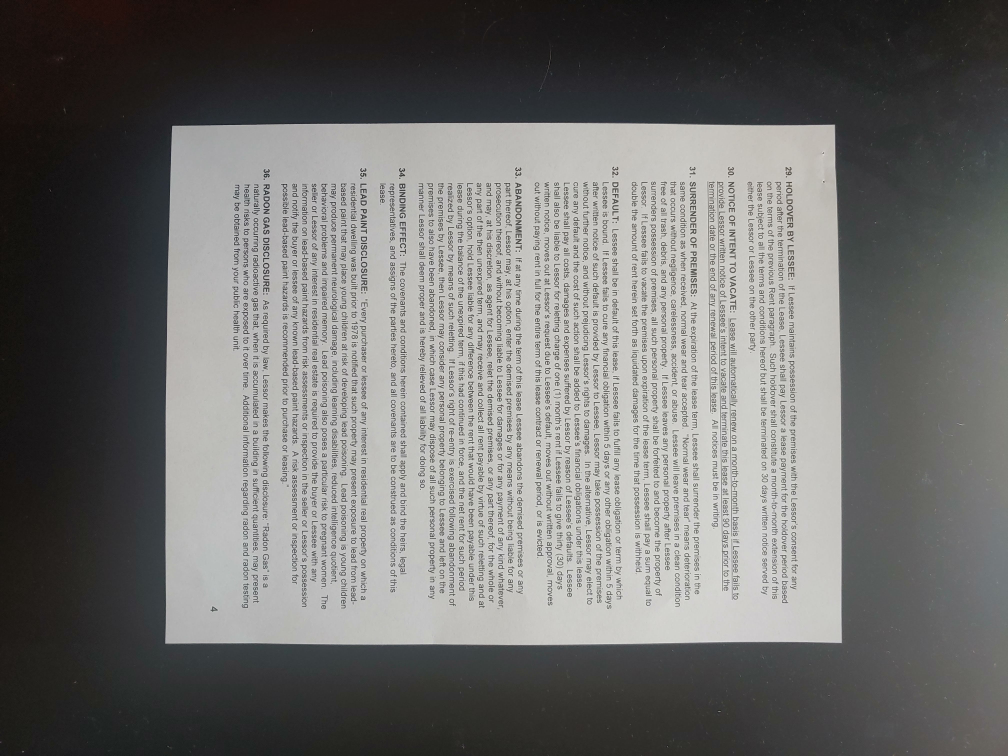
#> input picture test2.jpg, 4032 x 3024 px (shown at 1/4 size)
$ jupyter execute scratch.ipynb
#> lines starting #> are read from the running program, lines starting #| are printed output that depends on the picture; after the words box and inside, x2 and y2 are one past the last pixel; in counts of white or black regions, pixels touching at a corner belong together
[cell 1]
import numpy as np
import matplotlib.pyplot as plt
import cv2
from skimage.filters import threshold_local

[cell 2]
image = cv2.imread("test2.jpg")
#> image is the input picture: shape (3024, 4032, 3); mean B, G, R 110.9, 112.5, 112.9

[cell 3]
plt.imshow(cv2.cvtColor(image, cv2.COLOR_BGR2RGB))
plt.show()

[cell 4]
image.shape
#> Out = (3024, 4032, 3)

[cell 5]
if image.shape[0] < image.shape[1]:
    image = cv2.rotate(image, cv2.cv2.ROTATE_90_COUNTERCLOCKWISE)
#> image: shape (4032, 3024, 3)

[cell 6]
plt.imshow(cv2.cvtColor(image, cv2.COLOR_BGR2RGB))
plt.show()

[cell 7]
gray = cv2.cvtColor(image, cv2.COLOR_BGR2GRAY)

[cell 8]
plt.imshow(gray)
plt.colorbar()
plt.show()

[cell 9]
gray.shape
#> Out = (4032, 3024)

[cell 10]
src = gray
#percent by which the image is resized
scale = 0.1

#calculate the 50 percent of original dimensions
width = int(src.shape[1] * scale)
#> width = 302
height = int(src.shape[0] * scale)
#> height = 403

# dsize
dsize = (width, height)
#> dsize = (302, 403)

# resize image
reduced = cv2.resize(src, dsize) - 127.5
reduced.shape
#> Out = (403, 302)

[cell 11]
plt.imshow(reduced)
plt.colorbar()
plt.show()

[cell 12]
reduced.shape
#> Out = (403, 302)

[cell 13]
a = int( 0.03 * reduced.shape[1])
#> a = 9
print(f"a = {a}")
#| a = 9
zeros = np.zeros(shape=(a, a))
ones = np.ones(shape=(a, a))
ll = 1/a**2/6*np.concatenate([
        np.concatenate((-ones, -ones), axis=1),
        np.concatenate((-ones, 3*ones), axis=1)])
i_half_max = int(reduced.shape[0]/2)+1
#> i_half_max = 202
j_half_max = int(reduced.shape[1]/2)+1
ll_im = cv2.filter2D(reduced[:i_half_max,:j_half_max], -1, ll)
lh = 1/a**2/6*np.concatenate([
        np.concatenate((-ones, -ones), axis=1),
        np.concatenate((3*ones, -ones), axis=1)])
lh_im = cv2.filter2D(reduced[:i_half_max,j_half_max:], -1, lh)
hh = 1/a**2/6*np.concatenate([
        np.concatenate((3*ones, -ones), axis=1),
        np.concatenate((-ones, -ones), axis=1)])
hh_im = cv2.filter2D(reduced[i_half_max:,j_half_max:], -1, hh)
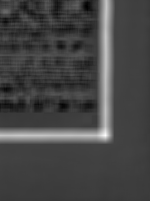
#> hh_im: shape (201, 150) float64; min -17.75, max 60.32, mean 3.7; drawn with min black and max white
hl = 1/a**2/6*np.concatenate([
        np.concatenate((-ones, 3*ones), axis=1),
        np.concatenate((-ones, -ones), axis=1)])
hl_im = cv2.filter2D(reduced[i_half_max:,:j_half_max], -1, hl)
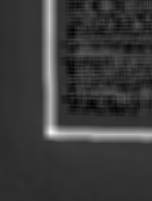
#> hl_im: shape (201, 152) float64; min -13.89, max 63.65, mean 3.9; drawn with min black and max white
ijs0 = [np.unravel_index(np.argmax(xx_im), xx_im.shape) for xx_im in [ll_im, lh_im, hh_im, hl_im]]
#> ijs0 = [(69, 50), (67, 105), (135, 105), (132, 50)]
didjs = [(0,0), (0,j_half_max), (i_half_max, j_half_max), (i_half_max, 0)]
ijs = []
xys = []
for ij, didj in zip(ijs0, didjs):
    i,j = ij
    di,dj = didj
    ri, rj = i+di, j+dj
    ijs.append(np.array([ri, rj]))
    xys.append(np.array([rj, ri]))
#> this loop made 4 passes
#> (i, j, di, dj, ri, rj) on passes 1 to 4: (69, 50, 0, 0, 69, 50), (67, 105, 0, 152, 67, 257), (135, 105, 202, 152, 337, 257), (132, 50, 202, 0, 334, 50)
#> after the loop, ijs = [[69, 50], [67, 257], [337, 257], [334, 50]]; xys = [[50, 69], [257, 67], [257, 337], [50, 334]]

[cell 14]
ctr = np.array(xys).reshape((-1,1,2)).astype(np.int32)
#> ctr = [[50, 69], [257, 67], [257, 337], [50, 334]]
ctr_im = cv2.drawContours(reduced,[ctr],0,(255,255,255),1)
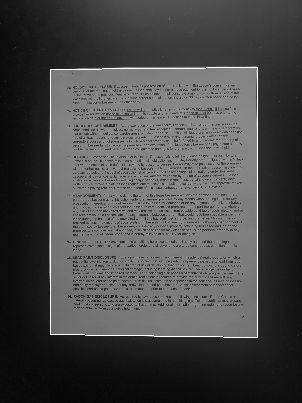
#> ctr_im: shape (403, 302) float64; min -122.5, max 255, mean -13.3; drawn with min black and max white

[cell 15]
fig, ax = plt.subplots()
plt.imshow(ctr_im)
for x, y in xys:
    circle1 = plt.Circle((x, y), a, color='red', fill=False)
    ax.add_patch(circle1)
#> this loop made 4 passes
plt.colorbar()
plt.show()
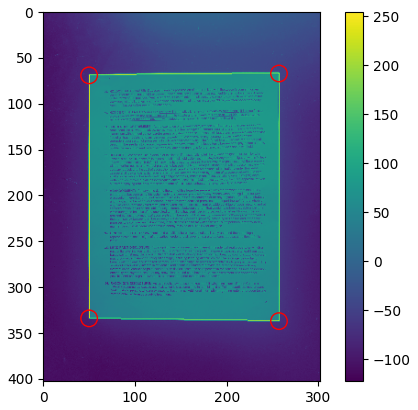
#> figure drawn by matplotlib, 2 panels

[cell 16]
scalex = reduced.shape[1]/image.shape[1]
scaley = reduced.shape[0]/image.shape[0]
xys0 = [np.array([int(x/scalex), int(y/scaley)]) for x, y in xys]
#> xys0 = [[500, 690], [2573, 670], [2573, 3371], [500, 3341]]
ctr0 = np.array(xys0).reshape((-1,1,2)).astype(np.int32)
#> ctr0 has the same summary as xys0
ctr0_im = cv2.drawContours(image.copy(),[ctr0],0,(0,255,0),20)
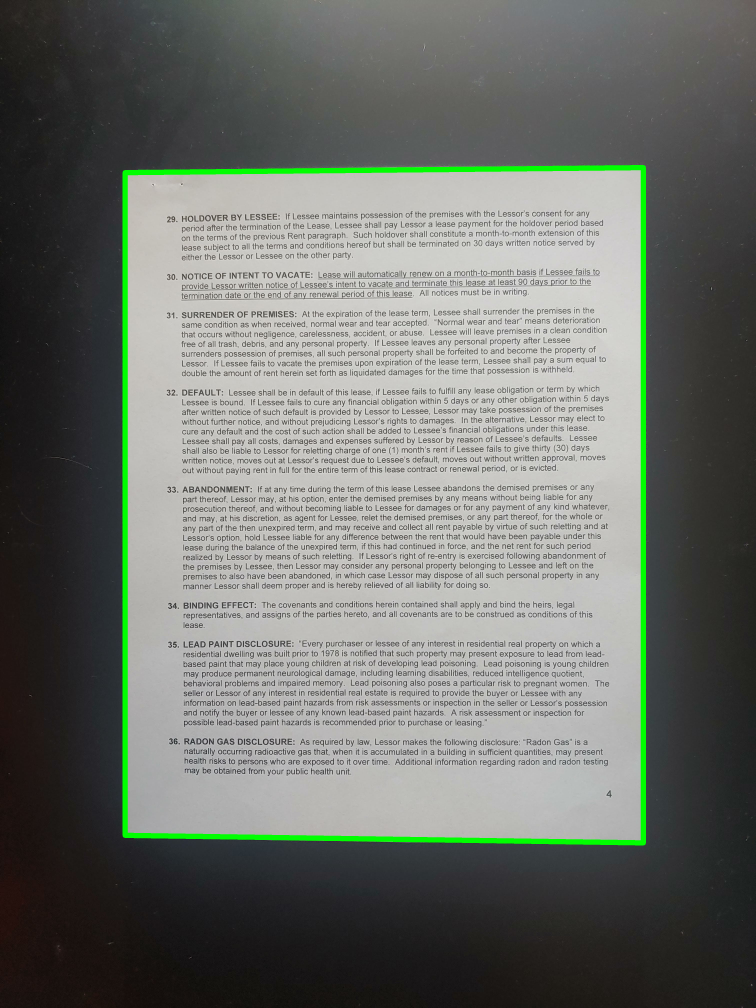
#> ctr0_im: shape (4032, 3024, 3) (shown at 1/4 size); mean B, G, R 108.4, 114.2, 110.3

[cell 17]
fig, ax = plt.subplots()
plt.imshow(ctr0_im)
for x, y in xys0:
    circle1 = plt.Circle((x, y), a/scale, color='red', fill=False)
    ax.add_patch(circle1)
#> this loop made 4 passes
plt.show()
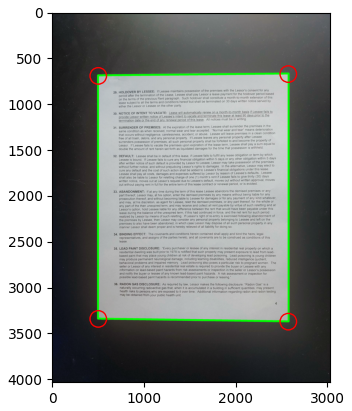
#> figure drawn by matplotlib, 1 panel; B, G, R data is drawn as R, G, B

[cell 18]
# width = max(np.linalg.norm(xys0[0] - xys0[1]),
#                  np.linalg.norm(xys0[2] - xys0[3]))
height = max(np.linalg.norm(xys0[1] - xys0[2]),
            np.linalg.norm(xys0[3] - xys0[0]))
#> height = 2701


width = height*8.5/11
#> width = 2087.1
rect = np.array([[0, 0],
                [0, width],
                [height, width],
                [height, 0]], np.float32)
#> rect = [[0, 0], [0, 2087.1], [2701, 2087.1], [2701, 0]]
xys_fl = np.array(xys0).astype(np.float32)
#> xys_fl has the same summary as xys0

M = cv2.getPerspectiveTransform(xys_fl, rect)
#> M = [[0.00987, 1.02, -711.2], [1.03, 1.9e-17, -515.2], [9.14e-06, 1.05e-20, 1]]

res = cv2.warpPerspective(image, M, (int(height), int(width)))
res = cv2.flip(res, 0)
res = cv2.rotate(res, cv2.cv2.ROTATE_90_CLOCKWISE)
#> res: shape (2701, 2087, 3)

[cell 19]
plt.imshow(res)
plt.show()

[cell 20]
res = cv2.cvtColor(res, cv2.COLOR_BGR2GRAY)
#> res: shape (2701, 2087)
T = threshold_local(res, 11, offset = 10, method = "gaussian")
res = (res > T).astype("uint8")
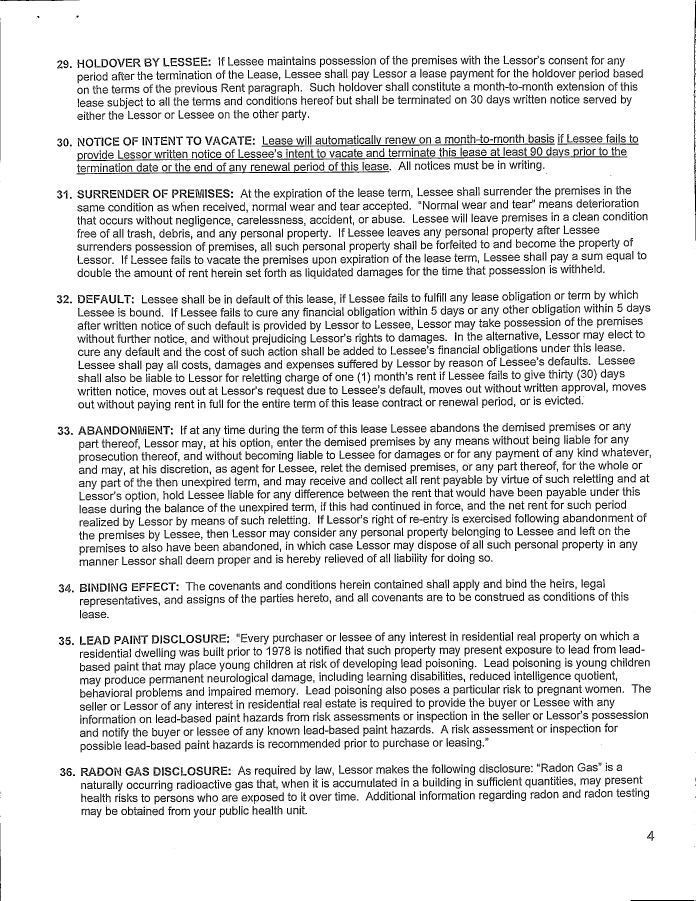
#> res: shape (2701, 2087) (shown at 1/3 size); values 0 (black) and 1 (white), 89.6% white; 5410 black regions (972 under 20 px), largest, box (x1, y1, x2, y2) and area: (230, 448, 1882, 484) 4644, (230, 494, 1168, 523) 2809, (785, 412, 1664, 440) 2414

[cell 21]
plt.imshow(res * 255, cmap='gray')
plt.show()
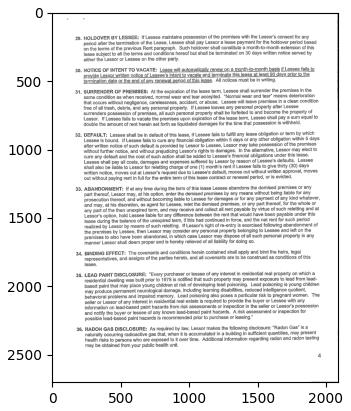
#> figure drawn by matplotlib, 1 panel

[cell 22]
imax, jmax = res.shape
margin = 0.01
mar = int(imax * margin)
mar_fi = np.ones(shape=res.shape)
#> mar_fi: shape (2701, 2087) float64; every value is 1
mar_fi[mar:-mar,mar:-mar] = 0
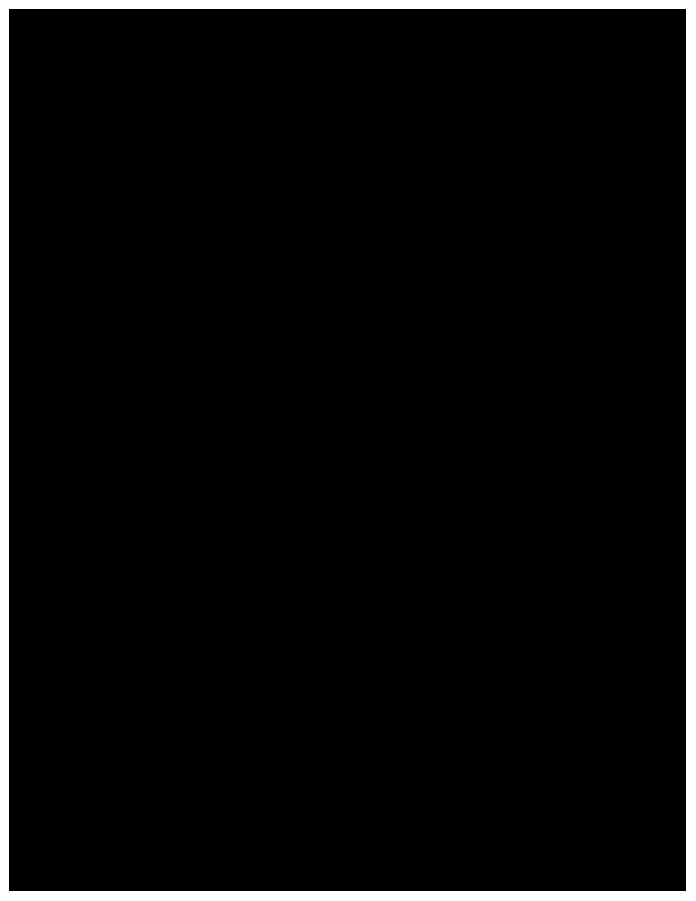
#> mar_fi: shape (2701, 2087) float64 (shown at 1/3 size); values 0 (black) and 1 (white), 4.5% white; 1 white region, box (x1, y1, x2, y2) and area: (0, 0, 2087, 2701) 255636

res = ((mar_fi + res) > 0).astype("uint8") * 255
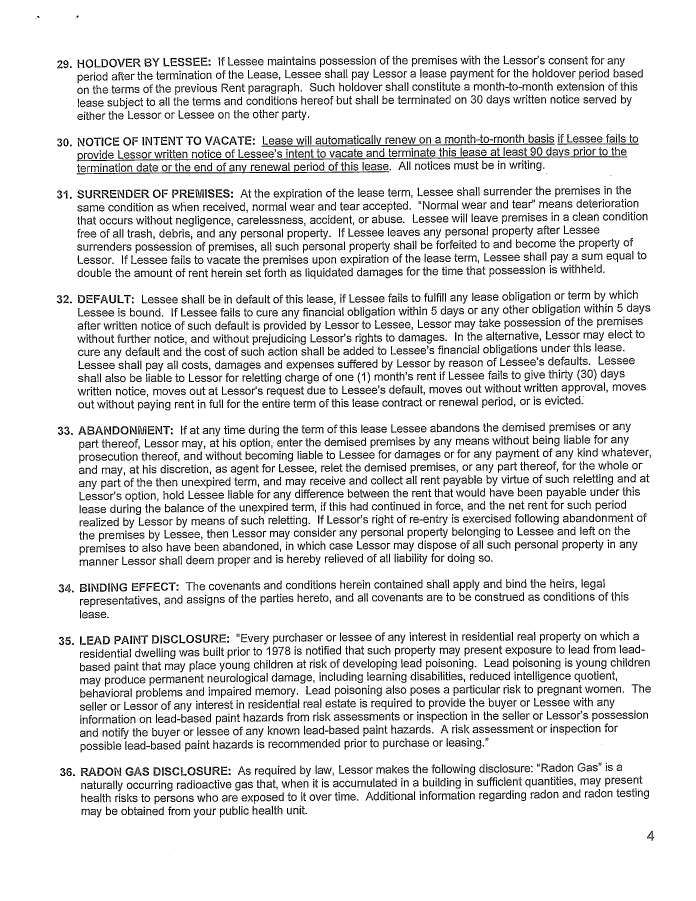
#> res: shape (2701, 2087) (shown at 1/3 size); 89.6% white; 5341 black regions (910 under 20 px), largest, box (x1, y1, x2, y2) and area: (230, 448, 1882, 484) 4644, (230, 494, 1168, 523) 2809, (785, 412, 1664, 440) 2414

[cell 23]
plt.imshow(res, cmap='gray')
plt.show()

[cell 24]
cv2.imwrite('res.jpg', res)
#> Out = True

$ run again, with test1.jpg copied over test2.jpg
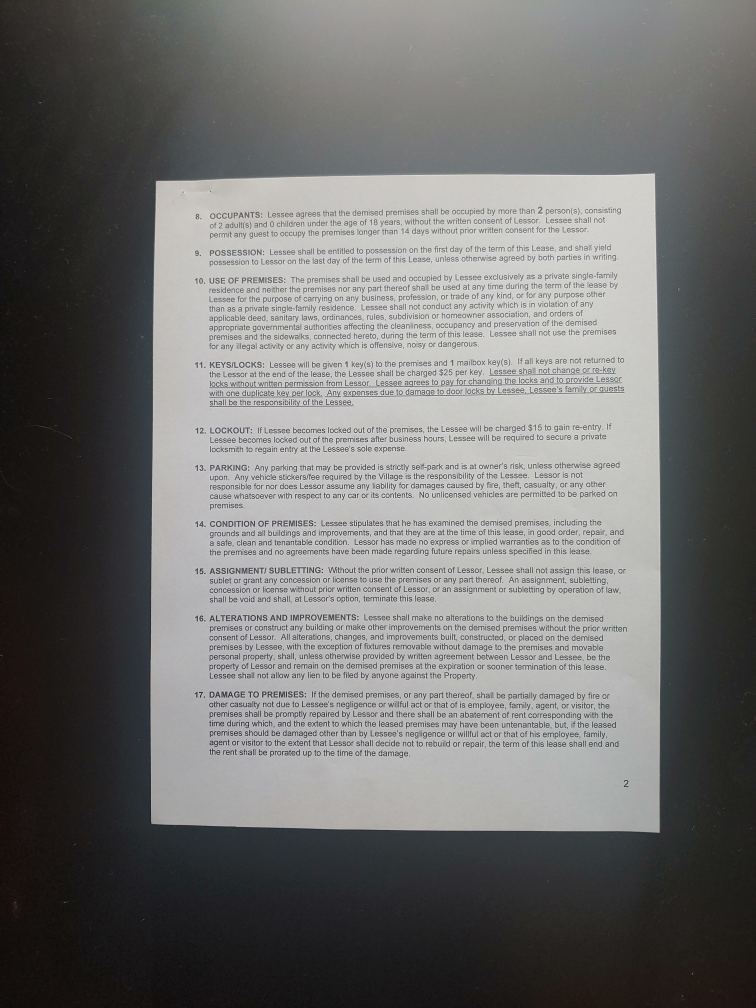
#> input picture test1.jpg, 3024 x 4032 px (shown at 1/4 size)
#> image is the input picture: shape (4032, 3024, 3); mean B, G, R 111.8, 112.9, 113.1
#| a = 9
#> ijs0 = [(72, 62), (70, 110), (131, 111), (128, 60)]
#> the loop `for ij, didj in zip(ijs0, didjs):` made 4 passes
#> (i, j, di, dj, ri, rj) on passes 1 to 4: (72, 62, 0, 0, 72, 62), (70, 110, 0, 152, 70, 262), (131, 111, 202, 152, 333, 263), (128, 60, 202, 0, 330, 60)
#> after the loop `for ij, didj in zip(ijs0, didjs):`: ijs = [[72, 62], [70, 262], [333, 263], [330, 60]]; xys = [[62, 72], [262, 70], [263, 333], [60, 330]]
#> the loop `for x, y in xys:` made 4 passes
#> xys0 = [[620, 720], [2623, 700], [2633, 3331], [600, 3301]]
#> ctr0 has the same summary as xys0
#> the loop `for x, y in xys0:` made 4 passes
#> `height = max(np.linalg.norm(xys0[1] - xys0[2]), np.linalg.norm(xys0[3]..`: height = 2631
#> `width = height*8.5/11`: width = 2033.1
#> rect = [[0, 0], [0, 2033.1], [2631, 2033.1], [2631, 0]]
#> xys_fl has the same summary as xys0
#> M = [[0.0104, 1.05, -759.1], [1.05, 0.0081, -653.9], [9.74e-06, 5.9e-06, 1]]
#> `mar_fi[mar:-mar,mar:-mar] = 0`:
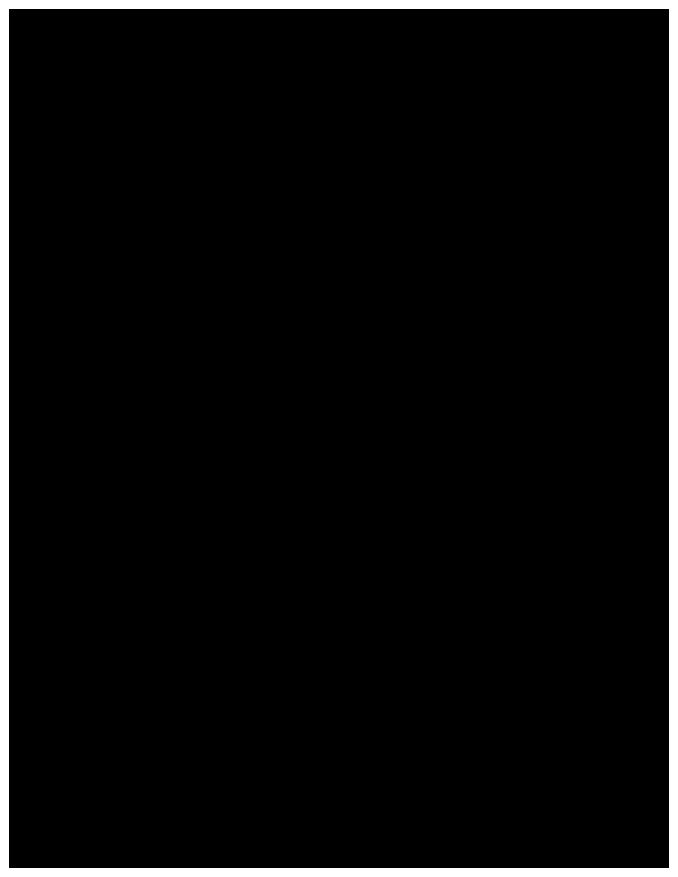
#> mar_fi: shape (2631, 2033) float64 (shown at 1/3 size); values 0 (black) and 1 (white), 4.5% white; 1 white region, box (x1, y1, x2, y2) and area: (0, 0, 2033, 2631) 239824
#> `res = ((mar_fi + res) > 0).astype("uint8") * 255`:
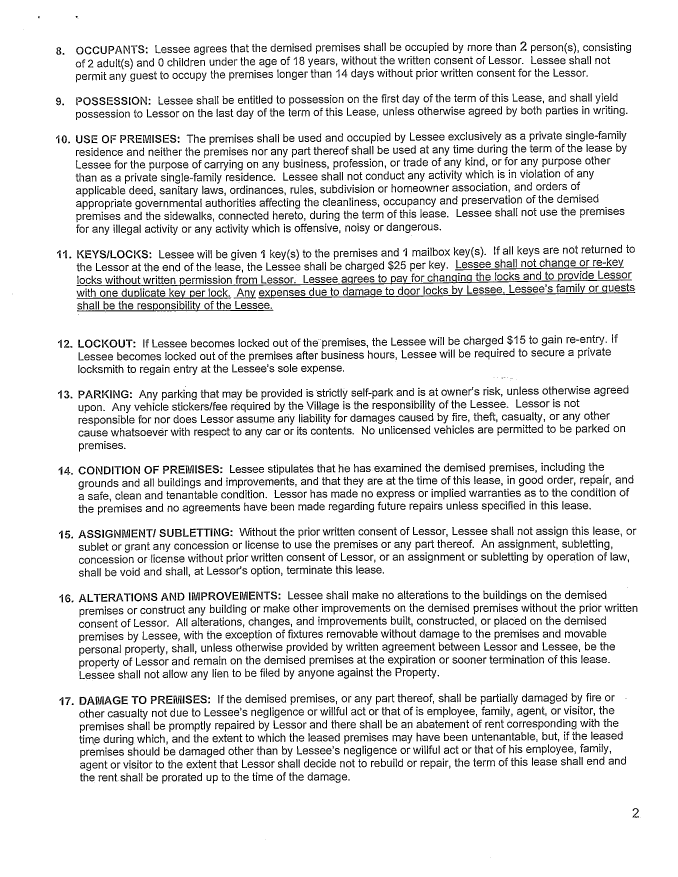
#> res: shape (2631, 2033) (shown at 1/3 size); 90.5% white; 4692 black regions (651 under 20 px), largest, box (x1, y1, x2, y2) and area: (230, 820, 1895, 858) 5093, (775, 857, 1906, 895) 3587, (231, 904, 820, 934) 1868
#> `cv2.imwrite('res.jpg', res)`: Out = True
